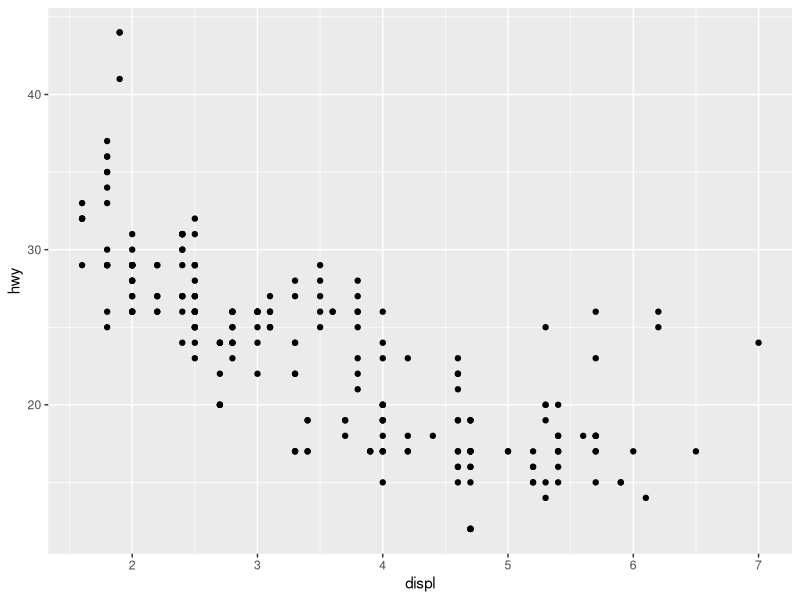
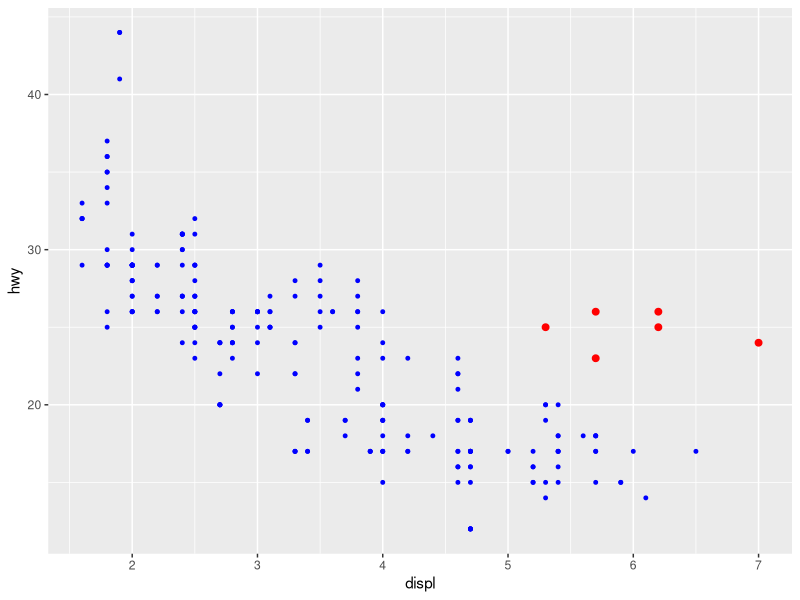
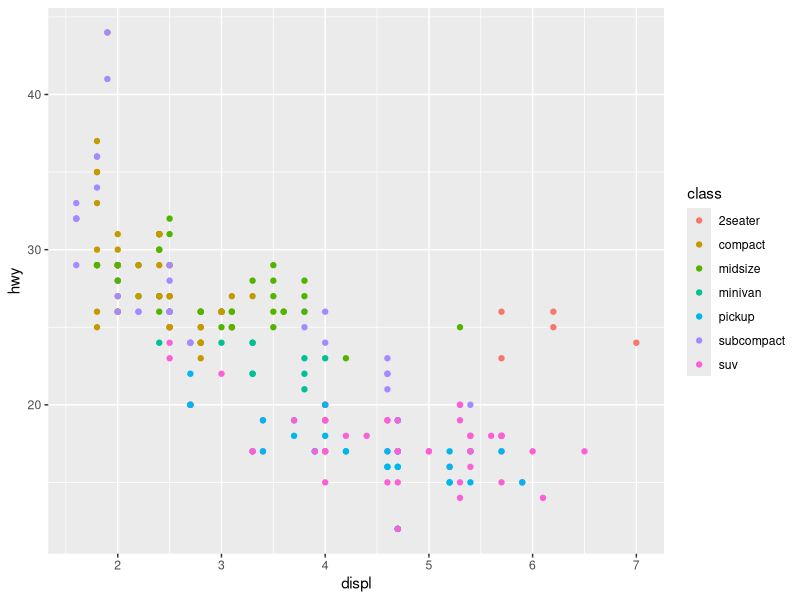
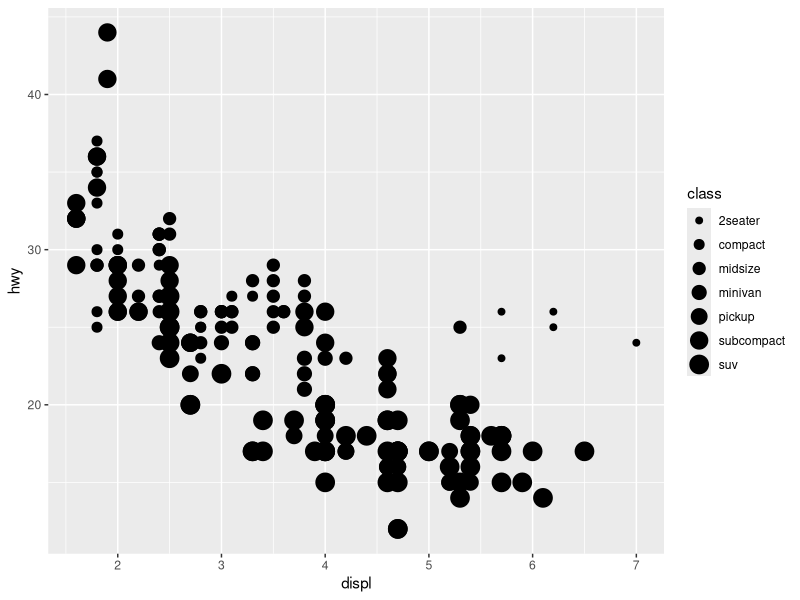
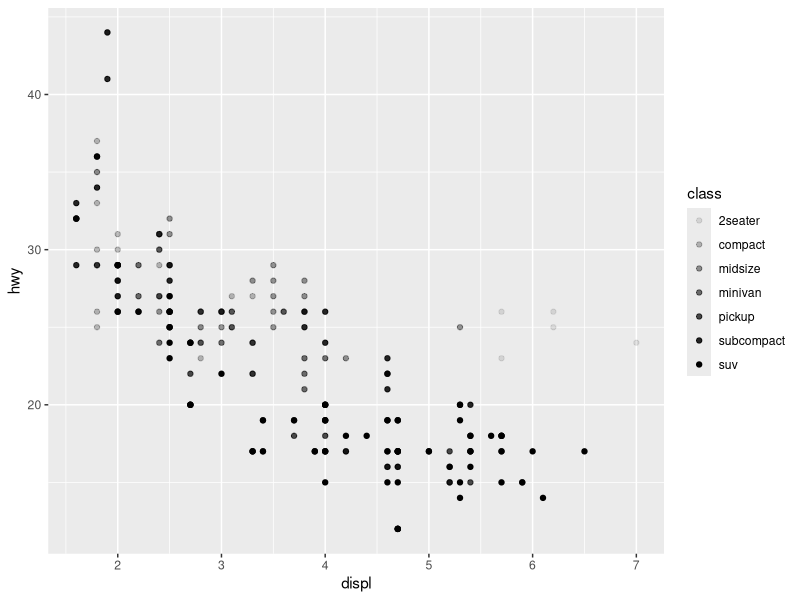
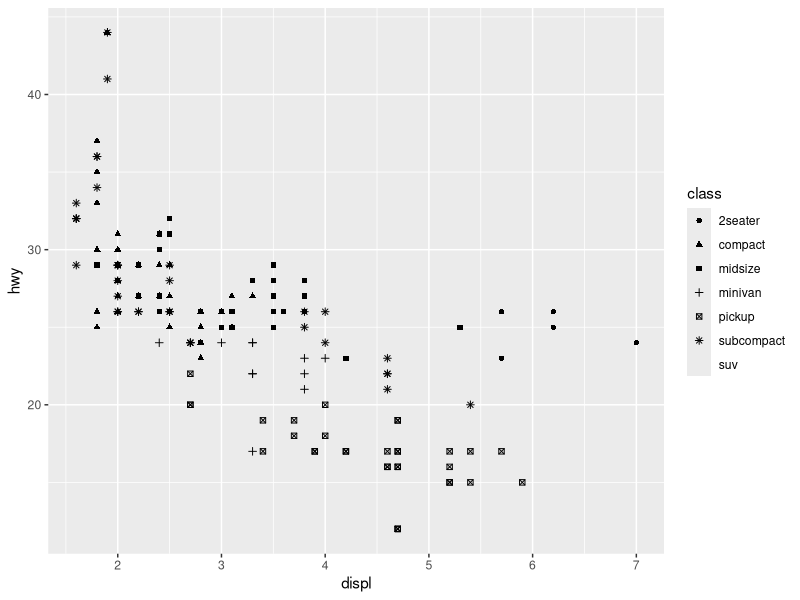
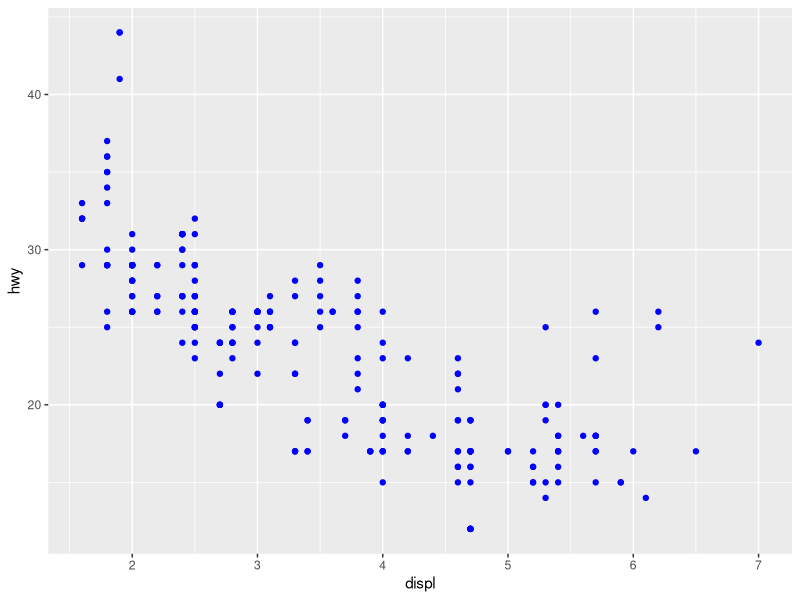
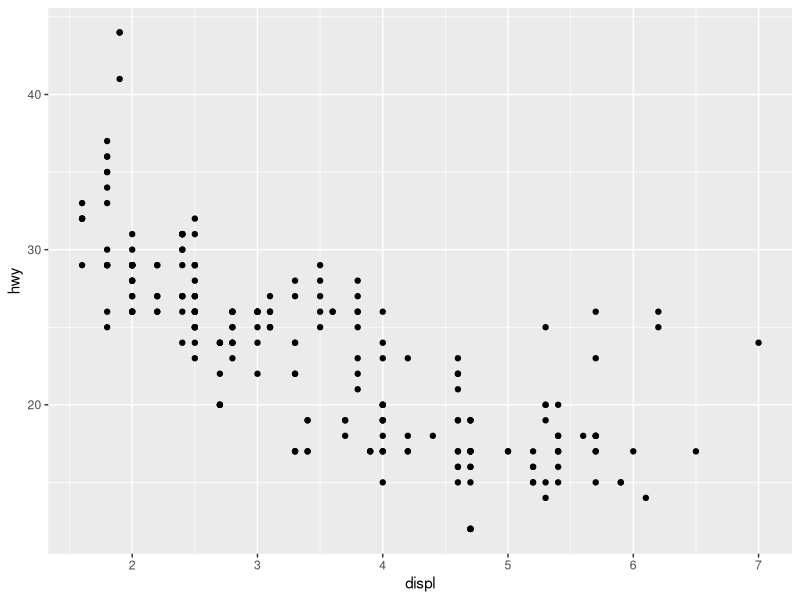

Source code (R) for these figures, in order:
## ---- chunk 1
library(tidyverse)
## ---- chunk 2
mpg
## ---- chunk 3
ggplot(data = mpg) +
  geom_point(mapping = aes(x = displ, y = hwy))
## ---- chunk 4
ggplot(data = mpg) +
  geom_point(aes(x=displ, y=hwy, colour = displ > 5 & hwy > 22, size = displ > 5 & hwy > 22))+
  scale_colour_manual(values = c("blue", "red")) + 
  scale_size_manual(values =c(1, 2))+
  theme(legend.position = "none")
## ---- chunk 5
ggplot(data = mpg) +
  geom_point(mapping = aes(x = displ, y = hwy, color = class))
## ---- chunk 6
ggplot(data = mpg) +
  geom_point(mapping = aes(x = displ, y = hwy, size = class))
## ---- chunk 7
# Выделяем разные классы с помощью прозрачности
ggplot(data = mpg) +
  geom_point(mapping = aes(x = displ, y = hwy, alpha = class))
## ---- chunk 8
# Выделяем классы с помощью форм для точек
ggplot(data = mpg) +
  geom_point(mapping = aes(x = displ, y = hwy, shape = class))
## ---- chunk 9
ggplot(data = mpg) +
  geom_point(aes(x = displ, y = hwy), color = "blue")
## ---- chunk 10
ggplot(data = mpg) +
  geom_point(mapping = aes(x = displ, y = hwy))
## ---- chunk 11
#| colab: {base_uri: 'https://localhost:8080/', height: 96}
ggplot(data = mpg) +
  geom_point(mapping = aes(x = displ, y = hwy)) +
  facet_wrap(~ class, nrow = 2)
## ---- chunk 12
ggplot(data = mpg) +
  geom_point(mapping = aes(x = displ, y = hwy)) +
  facet_grid(drv ~ cyl)# разбиваем график на отдельные графики - по вертикали тип привода, по горизонтали - количество цилиндров.
## ---- chunk 13
ggplot(data = mpg) +
  geom_point(mapping = aes(x = displ, y = hwy)) +
  facet_grid(. ~ cyl)
## ---- chunk 14
# Левый график
ggplot(data = mpg) +
  geom_point(mapping = aes(x = displ, y = hwy))

# Правый график
ggplot(data = mpg) +
  geom_smooth(mapping = aes(x = displ, y = hwy))
## ---- chunk 15
ggplot(data = mpg) +
  geom_smooth(mapping = aes(x = displ, y = hwy, linetype = drv))
## ---- chunk 16
ggplot(data = mpg) +
  geom_smooth(mapping = aes(x = displ, y = hwy, linetype = drv, color=drv))+
  geom_point(mapping = aes(x = displ, y = hwy, color=drv))
## ---- chunk 17
ggplot(data = mpg) +
  geom_point(mapping = aes(x = displ, y = hwy)) +
  geom_smooth(mapping = aes(x = displ, y = hwy))
## ---- chunk 18
ggplot(data = mpg, mapping = aes(x = displ, y = hwy)) +
  geom_point() +
  geom_smooth()
## ---- chunk 19
ggplot(data = mpg, mapping = aes(x = displ, y = hwy)) + #глобальные настройки
  geom_point(mapping = aes(color = class)) + #локальные настройки для точечного графика
  geom_smooth()
## ---- chunk 20
ggplot(data = mpg, mapping = aes(x = displ, y = hwy)) +
  geom_point(mapping = aes(color = class)) +
  geom_smooth(data = filter(mpg, class == "subcompact"), se = FALSE)
## ---- chunk 21
ggplot(data = mpg, mapping = aes(x = displ, y = hwy)) +
  geom_point() +
  geom_smooth() +
  theme_bw()
## ---- chunk 22
ggplot(data = diamonds) +
  geom_bar(mapping = aes(x = cut))
## ---- chunk 23
ggplot(data = diamonds) +
  stat_count(mapping = aes(x = cut))
## ---- chunk 24
ggplot(data = diamonds) +
  geom_bar(mapping = aes(x = cut, y = stat(prop), group = 1))
## ---- chunk 25
# Посмотрите на эти два графика и найдите отличия
ggplot(data = diamonds) +
  geom_bar(mapping = aes(x = cut, colour = cut))
ggplot(data = diamonds) +
  geom_bar(mapping = aes(x = cut, fill = cut))
## ---- chunk 26
ggplot(data = diamonds) +
  geom_bar(mapping = aes(x = cut, fill = clarity))
## ---- chunk 27
ggplot(data = diamonds, mapping = aes(x = cut, fill = clarity)) +
  geom_bar(alpha = 1/5, position = "identity")
ggplot(data = diamonds, mapping = aes(x = cut, colour = clarity)) +
  geom_bar(fill = NA, position = "identity")
## ---- chunk 28
ggplot(data = diamonds) +
  geom_bar(mapping = aes(x = cut, fill = clarity), position = "fill")
## ---- chunk 29
ggplot(data = diamonds) +
  geom_bar(mapping = aes(x = cut, fill = clarity), position = "dodge")
## ---- chunk 30
ggplot(data = mpg) +
  geom_point(mapping = aes(x = displ, y = hwy), position = "jitter")
## ---- chunk 31
ggplot(data = mpg, mapping = aes(x = class, y = hwy)) +
  geom_boxplot()#обычный боксплот
## ---- chunk 32
ggplot(data = mpg, mapping = aes(x = class, y = hwy)) +
  geom_boxplot() +
  coord_flip()#повернутый боксплот
## ---- chunk 33
bar <- ggplot(data = diamonds) +
  geom_bar(
    mapping = aes(x = cut, fill = cut),
    show.legend = FALSE,
    width = 1
  ) +
  theme(aspect.ratio = 1) +
  labs(x = NULL, y = NULL)

bar + coord_flip()#линейчатая диаграмма (перевернутый барчарт)
## ---- chunk 34
bar + coord_polar()#диаграмма с круговыми координатами
